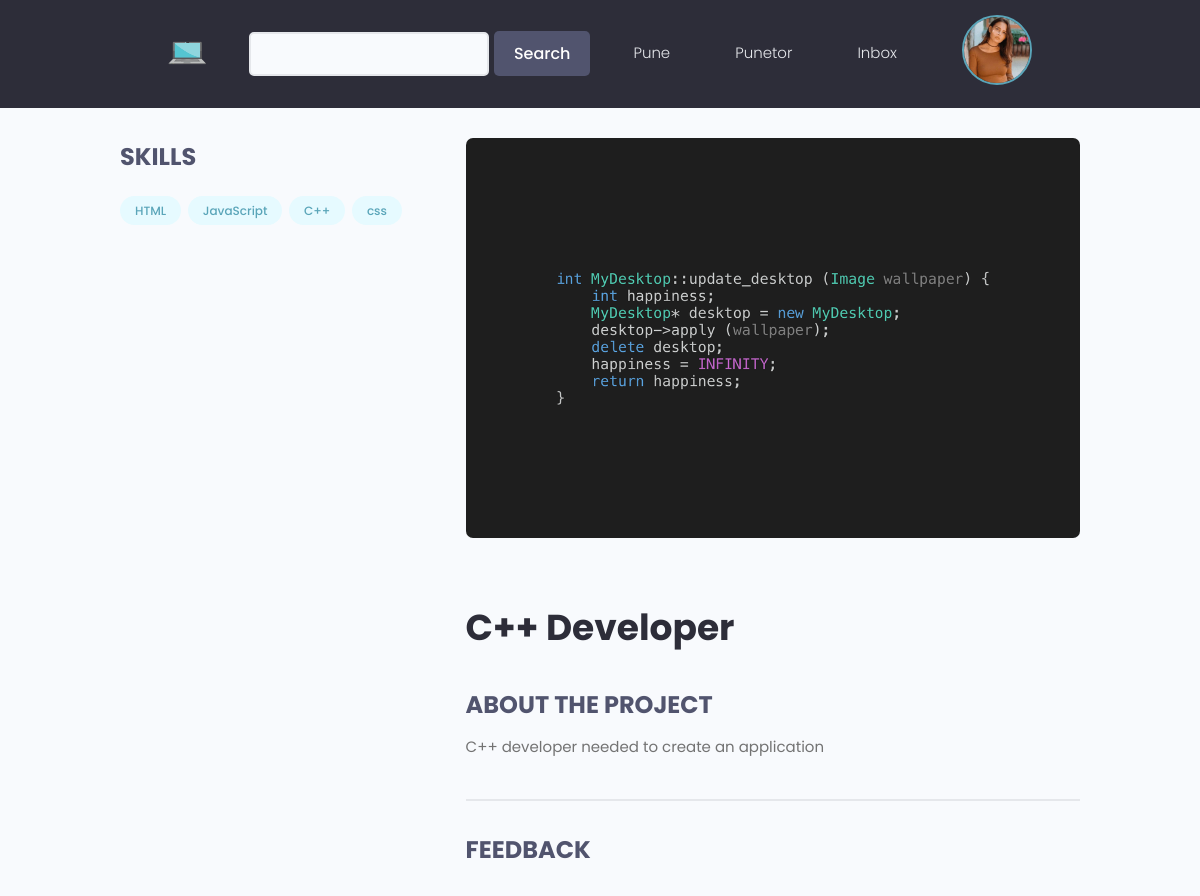
Screenshot of /view/b4e05fbc-0d14-48bf-8825-968b4619ee7d/ (signed in) with the database file from the repository.
### users/models.py (models this page shows, shortened)
class Profile(models.Model):
    user = models.OneToOneField(User , on_delete = models.CASCADE ,  null=True , blank=True)
    name = models.CharField(max_length=150 , null=True , blank=True)
    sur_name = models.CharField(max_length=150 , null=True , blank=True)
    email = models.EmailField(max_length=500 , blank=True , null=True)
    username = models.CharField(max_length=200 ,unique = True ,blank=True , null=True)
    profilepic = models.ImageField(blank=True , null=True, upload_to='profiles/', default='static/images/profiles/user-default.png')
    bio = models.TextField(blank=True , null=True)
    skills = models.ManyToManyField('Skills', blank=True)
    CV = models.FileField(upload_to='CV/',blank=True , null=True)
    resume = models.FileField(upload_to='Resume/',blank=True , null=True)
    birth_date = models.DateField(blank=True, null=True)
    business = models.BooleanField(default=False)
    location = models.CharField(max_length=200 , blank=True , null=True)
    created = models.DateTimeField(auto_now_add = True)
    id = models.UUIDField(default=uuid.uuid4 , unique=True ,
                        primary_key=True , editable=False)

class Skills(models.Model):
    field = models.ManyToManyField(Field)
    name = models.CharField(max_length=200 , blank=True , null=True)
    description = models.TextField(blank=True , null=True)
    created = models.DateTimeField(auto_now_add = True)
    id = models.UUIDField(default=uuid.uuid4 , unique=True ,
                        primary_key=True , editable=False)
    def __str__(self):
        return str(self.name)

### pune/models.py (models this page shows, shortened)
class Pune(models.Model):
    business = models.ForeignKey(Profile , on_delete=models.CASCADE , blank=True)
    title = models.CharField(max_length=255)
    bio = models.TextField(blank=True , null=True)
    image = models.ImageField(blank=True , null=True, upload_to='profiles/', default='static/images/default.jpg')
    location = models.CharField(max_length=200 , blank=True , null=True)
    perkohshmeri = models.BooleanField(default=False)
    skills = models.ManyToManyField(Skills, blank=True)
    experience = models.CharField(max_length=255 , choices=EXPERIENCE)
    pagesa = models.DecimalField(decimal_places=2 , max_digits=10)
    orari = models.PositiveIntegerField(default=0)
    aplicants = models.IntegerField(default=0)
    created = models.DateTimeField(auto_now_add = True)
    id = models.UUIDField(default=uuid.uuid4 , unique=True ,
                        primary_key=True , editable=False)

### pune/views.py (the view)
# urls.py: path('view/<str:pk>/', views.singlePune , name='single-pune'),
@login_required(login_url='login')
def singlePune(request , pk):
    profile = request.user.profile
    pune = Pune.objects.get(id=pk)
    context = {
        'pune':pune,
    }
    return render(request , 'pune/single-pune.html', context)

### pune/templates/pune/single-pune.html (shortened to what this page needs)
{% extends 'base.html' %}
{% block content %}
<main class="singleProject my-md">
    <div class="container">
      <div class="layout">
        <div class="column column--1of3">
          <h3 class="singleProject__subtitle">Skills</h3>
          <div class="singleProject__toolStack">
            {% for skill in pune.skills.all %}
                    <span class="tag tag--pill tag--main">
                      <small>{{skill}}</small>
                    </span>
            {% endfor %}
          </div>
        </div>
        <div class="column column--2of3">
          <img class="singleProject__preview" src="{{ pune.image.url }}" alt="portfolio thumbnail" />
          <h2 class="singleProject__title">{{pune.title}}</h2>
          <h3 class="singleProject__subtitle">About the Project</h3>
          <div class="singleProject__info">
            {{pune.bio}}
          </div>
          <div class="comments">
            <h3 class="singleProject__subtitle">Feedback</h3>
          </div>
        </div>
      </div>
    </div>
  </main>
{% endblock content %}

### templates/navbar.html (shortened to what this page needs)
{% load static %}
<header class="header">
    <div class="container container--narrow">
      <a href="{% url 'home' %}" class="header__logo">
        <img style="float: left;" src="{% static 'images/logo.png' %}" alt="DevSearch Logo" />
      </a>
      <div class="hero-section__search">
        <form class="form" action="" method="get">
          <div style="font-size: 10px;" class="form__field">
            <input style="width: 70%;" class="input input--text" id="formInput#search" type="text" name="text"/>
          </div>
          <input style="margin-left: -15px;" class="btn btn--sub" type="submit" value="Search" />
        </form>
      </div>
      <nav class="header__nav">
        <ul class="header__menu">
          {% if request.path == '/kerko-pune/' %}
          <li class="header__menuItem"><a href="{% url 'shpall-pune' %}">Shpall Pune</a></li>
          {% else %}
          <li class="header__menuItem"><a href="{% url 'kerko-pune' %}">Pune</a></li>
          {% endif %}
          <li class="header__menuItem"><a href="{% url 'puntor' %}">Punetor</a></li>
          {% if request.user.is_authenticated %}
          <li class="header__menuItem"><a href="{% url 'inbox' %}">Inbox</a></li>
        <span onclick="openNav()">
            {% if user.profile.profilepic %}
            <img class="avatar avatar--md" src="{{ user.profile.profilepic.url }}" >
            {% else %}
            <img src="{% static 'images/profiles/user-default.png' %}" class="avatar avatar--md">
            {% endif %}
        </span>
          {% else %}
          <li class="header__menuItem"><a href="{% url 'login' %}" class="btn btn--sub">Login/Sign Up</a></li>
          {% endif%}
        </ul>
      </nav>
    </div>
</header>

### static/styles/app.css (style rules this page uses)
:root { --color-sub: #2d2d39; }
.btn--sub { background-color: var(--color-sub-light); }
img { width: 100%; }
.header { position: sticky; z-index: 111; background-color: var(--color-sub); padding: 1.5rem 0; }
.header > .container { display: flex; justify-content: space-between; align-items: center; }
.header__logo > img { height: 3.8rem; }
.header__nav > ul { display: inline-flex; align-items: center; list-style: none; gap: 6.5rem; }
.header__menuItem > a { color: var(--color-light); font-weight: 300; }
.hero-section__search > .form { display: flex; align-items: center; justify-content: center; gap: 2rem; }
.hero-section__search > .form input.input--text { width: 50rem; }
.singleProject .column--1of3 { order: 2; }
@media screen and (min-width: 1081px) { .singleProject .column--1of3 { order: 1; } }
@media screen and (min-width: 1081px) { .singleProject .column--2of3 { order: 2; } }
.singleProject__toolStack { margin-top: 2rem; margin-bottom: 4rem; }
.singleProject__preview { height: 50vh; object-fit: cover; object-position: top center; margin-bottom: 3rem; border-radius: 0.7rem; }
.singleProject__title { font-size: 3.6rem; font-weight: 700; color: var(--color-sub); margin-bottom: 3rem; }
.singleProject__subtitle { text-transform: uppercase; font-size: 2.4rem; font-weight: 700; color: var(--color-sub-light); margin-bottom: 1rem; }
.comments { margin-top: 4rem; padding-top: 3rem; border-top: 2px solid var(--color-light); }

### static/uikit/styles/modules/_variables.css (style rules this page uses)
:root { --color-main: #5aa5b9; --color-main-light: #e6faff; --color-sub: #3f4156; --color-sub-light: #51546e; --color-sub-lighter: #ededfd; --color-text: #737373; --color-gray: #8b8b8b; --color-light: #e5e7eb; --color-light-gray: #767676; --color-bg: #f8fafd; --color-white: #fffefd; --color-white-light: #f3f3f3; --color-success: #359e64; --color-success-bg: #def8e8; --color-error: #fc4b0b; --color-error-bg: #fff2ee; --font-base: 'Poppins', arial, helvetica, 'Segoe UI', roboto, ubuntu, sans-serif; --font-monospace: 'Fira Code', 'Courier New', courier, monospace; --font-regular: 300; --font-medium: 500; --font-bold: 700; --generic-shadow: 1px 1px 5px #00000010; --generic-transition: all 0.3s ease-in-out; }

### static/uikit/styles/modules/_base.css (style rules this page uses)
* { margin: 0; padding: 0; box-sizing: border-box; text-rendering: optimizeLegibility; color: inherit; font-size: inherit; }
html { font-size: 50%; }
@media only screen and (min-width: 480px) { html { font-size: 56.25%; } }
@media only screen and (min-width: 1200px) { html { font-size: 62.5%; } }
body { line-height: 1.6; font-weight: 400; font-size: 1.5rem; color: var(--color-text); background-color: var(--color-bg); min-height: 100vh; }

### static/uikit/styles/modules/_typography.css (style rules this page uses)
* { font-family: var(--font-base); }
h2 { font-size: 3.6rem; font-weight: var(--font-bold); }
h3 { font-size: 3.2rem; font-weight: var(--font-medium); }
p, span, strong { font-size: 1.6rem; color: var(--color-text); font-weight: var(--font-regular); }
a { padding-bottom: 2px; text-decoration: none; display: inline-block; color: var(--color-main); font-weight: var(--font-medium); }

### static/uikit/styles/modules/_utilities.css (style rules this page uses)
.container { width: 92%; max-width: 165rem; margin: 0 auto; box-sizing: border-box; }
.container--narrow { width: 92%; max-width: 120rem; }
@media screen and (min-width: 1000px) { .container { width: 90%; } }
@media screen and (min-width: 1000px) { .container--narrow { width: 85%; } }
@media screen and (min-width: 1200px) { .container { width: 80%; } }
@media screen and (min-width: 1200px) { .container--narrow { width: 72%; } }
.my-md { margin: 3rem auto; }

### static/uikit/styles/modules/_avatar.css (style rules this page uses)
.avatar { border-radius: 50%; border: 2px solid var(--color-main); object-fit: cover; }
.avatar--md { height: 7rem; width: 7rem; }

### static/uikit/styles/modules/_button.css (style rules this page uses)
.btn { display: inline-block; position: relative; cursor: pointer; background-color: var(--color-light); font-weight: var(--font-medium); color: var(--color-sub); text-decoration: none; padding: 1rem 2rem; border-radius: 0.5rem; border: none; width: -webkit-fit-content; width: -moz-fit-content; width: fit-content; height: -webkit-fit-content; height: -moz-fit-content; height: fit-content; font-size: 1.6rem; outline-width: 0; outline-color: transparent; -webkit-backface-visibility: hidden; backface-visibility: hidden; transition: all 0.3s ease-in-out; }
.btn--sub { background-color: var(--color-sub); color: var(--color-white); }

### static/uikit/styles/modules/_layout.css (style rules this page uses)
.layout { display: flex; flex-flow: row wrap; justify-content: space-between; }
.layout > .column { margin-bottom: 3rem; }
.layout > .column.column--1of3 { flex-basis: 30%; }
.layout > .column.column--2of3 { flex-basis: 64%; }

### rows the page displays
Skills: name "HTML"
Skills: name "JavaScript"
Skills: name "C++"
Skills: name "css"
Pune: image (picture), title "C++ Developer", bio "C++ developer needed to create an application"
